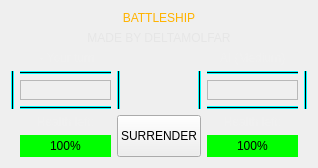
      <widget class="QWidget" name="page_MultiPlayerGameplay">
       <layout class="QGridLayout" name="gridLayout_5">
        <item row="0" column="1" colspan="6">
         <widget class="QLabel" name="label_23">
          <property name="sizePolicy">
           <sizepolicy hsizetype="Expanding" vsizetype="Maximum">
            <horstretch>0</horstretch>
            <verstretch>0</verstretch>
           </sizepolicy>
          </property>
          <property name="styleSheet">
           <string notr="true">font: 900 36pt &quot;Arial&quot;;
color: rgb(255, 179, 0);
border-color: rgb(0, 0, 0);</string>
          </property>
          <property name="text">
           <string>BATTLESHIP</string>
          </property>
          <property name="alignment">
           <set>Qt::AlignCenter</set>
          </property>
         </widget>
        </item>
        <item row="1" column="1" colspan="6">
         <widget class="QLabel" name="label_25">
          <property name="sizePolicy">
           <sizepolicy hsizetype="Preferred" vsizetype="Maximum">
            <horstretch>0</horstretch>
            <verstretch>0</verstretch>
           </sizepolicy>
          </property>
          <property name="styleSheet">
           <string notr="true">font: 600 italic 9pt &quot;Sitka Display Semibold&quot;;
color: rgb(230, 230, 230);</string>
          </property>
          <property name="lineWidth">
           <number>0</number>
          </property>
          <property name="text">
           <string>MADE BY DELTAMOLFAR</string>
          </property>
          <property name="alignment">
           <set>Qt::AlignCenter</set>
          </property>
         </widget>
        </item>
        <item row="2" column="1">
         <widget class="QLabel" name="label_MultiPlayer_UserName">
          <property name="sizePolicy">
           <sizepolicy hsizetype="Preferred" vsizetype="Fixed">
            <horstretch>0</horstretch>
            <verstretch>0</verstretch>
           </sizepolicy>
          </property>
          <property name="styleSheet">
           <string notr="true">font: 700 16px &quot;Consolas&quot;;
color: rgb(240, 240, 240);</string>
          </property>
          <property name="text">
           <string>&lt;NAME&gt; - Your turn</string>
          </property>
          <property name="alignment">
           <set>Qt::AlignCenter</set>
          </property>
         </widget>
        </item>
        <item row="2" column="6">
         <widget class="QLabel" name="label_MultiPlayer_EnemyName">
          <property name="sizePolicy">
           <sizepolicy hsizetype="Preferred" vsizetype="Fixed">
            <horstretch>0</horstretch>
            <verstretch>0</verstretch>
           </sizepolicy>
          </property>
          <property name="styleSheet">
           <string notr="true">font: 700 16px &quot;Consolas&quot;;
color: rgb(240, 240, 240);</string>
          </property>
          <property name="text">
           <string>AI (Medium)</string>
          </property>
          <property name="alignment">
           <set>Qt::AlignCenter</set>
          </property>
         </widget>
        </item>
        <item row="3" column="0" rowspan="4">
         <widget class="Line" name="line_20">
          <property name="styleSheet">
           <string notr="true">background-color: rgb(0, 255, 255);</string>
          </property>
          <property name="frameShadow">
           <enum>QFrame::Plain</enum>
          </property>
          <property name="orientation">
           <enum>Qt::Vertical</enum>
          </property>
         </widget>
        </item>
        <item row="3" column="1">
         <widget class="Line" name="line_15">
          <property name="styleSheet">
           <string notr="true">background-color: rgb(0, 255, 255);</string>
          </property>
          <property name="frameShadow">
           <enum>QFrame::Plain</enum>
          </property>
          <property name="orientation">
           <enum>Qt::Horizontal</enum>
          </property>
         </widget>
        </item>
        <item row="3" column="2" rowspan="4">
         <widget class="Line" name="line_16">
          <property name="styleSheet">
           <string notr="true">background-color: rgb(0, 255, 255);</string>
          </property>
          <property name="frameShadow">
           <enum>QFrame::Plain</enum>
          </property>
          <property name="orientation">
           <enum>Qt::Vertical</enum>
          </property>
         </widget>
        </item>
        <item row="3" column="5" rowspan="4">
         <widget class="Line" name="line_13">
          <property name="styleSheet">
           <string notr="true">background-color: rgb(0, 255, 255);</string>
          </property>
          <property name="frameShadow">
           <enum>QFrame::Plain</enum>
          </property>
          <property name="orientation">
           <enum>Qt::Vertical</enum>
          </property>
         </widget>
        </item>
        <item row="3" column="6">
         <widget class="Line" name="line_18">
          <property name="styleSheet">
           <string notr="true">background-color: rgb(0, 255, 255);</string>
          </property>
          <property name="frameShadow">
           <enum>QFrame::Plain</enum>
          </property>
          <property name="orientation">
           <enum>Qt::Horizontal</enum>
          </property>
         </widget>
        </item>
        <item row="3" column="7" rowspan="4">
         <widget class="Line" name="line_17">
          <property name="styleSheet">
           <string notr="true">background-color: rgb(0, 255, 255);</string>
          </property>
          <property name="frameShadow">
           <enum>QFrame::Plain</enum>
          </property>
          <property name="orientation">
           <enum>Qt::Vertical</enum>
          </property>
         </widget>
        </item>
        <item row="4" column="1" rowspan="2">
         <widget class="QFrame" name="frame_MultiPlayer_UserFrame">
          <property name="sizePolicy">
           <sizepolicy hsizetype="Expanding" vsizetype="Preferred">
            <horstretch>5</horstretch>
            <verstretch>0</verstretch>
           </sizepolicy>
          </property>
          <property name="styleSheet">
           <string notr="true">
image: url(:/new/prefix1/res/ship_hard.png);
</string>
          </property>
          <property name="frameShape">
           <enum>QFrame::StyledPanel</enum>
          </property>
          <property name="frameShadow">
           <enum>QFrame::Raised</enum>
          </property>
         </widget>
        </item>
        <item row="4" column="3" colspan="2">
         <widget class="QLabel" name="label_26">
          <property name="styleSheet">
           <string notr="true">font: 700 16px &quot;Consolas&quot;;
color: rgb(240, 240, 240);</string>
          </property>
          <property name="text">
           <string/>
          </property>
          <property name="alignment">
           <set>Qt::AlignBottom|Qt::AlignHCenter</set>
          </property>
         </widget>
        </item>
        <item row="4" column="6" rowspan="2">
         <widget class="QFrame" name="frame_MultiPlayer_EnemyFrame">
          <property name="sizePolicy">
           <sizepolicy hsizetype="Expanding" vsizetype="Preferred">
            <horstretch>5</horstretch>
            <verstretch>0</verstretch>
           </sizepolicy>
          </property>
          <property name="styleSheet">
           <string notr="true"/>
          </property>
          <property name="frameShape">
           <enum>QFrame::StyledPanel</enum>
          </property>
          <property name="frameShadow">
           <enum>QFrame::Raised</enum>
          </property>
         </widget>
        </item>
        <item row="6" column="1">
         <widget class="Line" name="line_19">
          <property name="styleSheet">
           <string notr="true">background-color: rgb(0, 255, 255);</string>
          </property>
          <property name="frameShadow">
           <enum>QFrame::Plain</enum>
          </property>
          <property name="orientation">
           <enum>Qt::Horizontal</enum>
          </property>
         </widget>
        </item>
        <item row="6" column="6">
         <widget class="Line" name="line_14">
          <property name="styleSheet">
           <string notr="true">background-color: rgb(0, 255, 255);</string>
          </property>
          <property name="frameShadow">
           <enum>QFrame::Plain</enum>
          </property>
          <property name="orientation">
           <enum>Qt::Horizontal</enum>
          </property>
         </widget>
        </item>
        <item row="7" column="1">
         <widget class="QLabel" name="label_24">
          <property name="sizePolicy">
           <sizepolicy hsizetype="Preferred" vsizetype="Fixed">
            <horstretch>0</horstretch>
            <verstretch>0</verstretch>
           </sizepolicy>
          </property>
          <property name="styleSheet">
           <string notr="true">font: 700 16px &quot;Consolas&quot;;
color: rgb(240, 240, 240);</string>
          </property>
          <property name="text">
           <string>Health left:</string>
          </property>
          <property name="alignment">
           <set>Qt::AlignCenter</set>
          </property>
         </widget>
        </item>
        <item row="7" column="2" rowspan="2" colspan="4">
         <widget class="QPushButton" name="pushButton_MultiPlayer_Surrender">
          <property name="sizePolicy">
           <sizepolicy hsizetype="Expanding" vsizetype="Minimum">
            <horstretch>1</horstretch>
            <verstretch>0</verstretch>
           </sizepolicy>
          </property>
          <property name="styleSheet">
           <string notr="true"/>
          </property>
          <property name="text">
           <string>SURRENDER</string>
          </property>
         </widget>
        </item>
        <item row="7" column="6">
         <widget class="QLabel" name="label_22">
          <property name="sizePolicy">
           <sizepolicy hsizetype="Preferred" vsizetype="Fixed">
            <horstretch>0</horstretch>
            <verstretch>0</verstretch>
           </sizepolicy>
          </property>
          <property name="styleSheet">
           <string notr="true">font: 700 16px &quot;Consolas&quot;;
color: rgb(240, 240, 240);</string>
          </property>
          <property name="text">
           <string>Health left:</string>
          </property>
          <property name="alignment">
           <set>Qt::AlignCenter</set>
          </property>
         </widget>
        </item>
        <item row="8" column="1">
         <widget class="QProgressBar" name="progressBar_MultiPlayer_User">
          <property name="styleSheet">
           <string notr="true">QProgressBar {
	text-align: center;
	font: 700 16px &quot;Consolas&quot;;
	background-color: rgb(220, 220, 220);
}
 QProgressBar::chunk {
    background-color: rgb(0,255,0);
    width: 1px;
 }</string>
          </property>
          <property name="value">
           <number>100</number>
          </property>
         </widget>
        </item>
        <item row="8" column="6">
         <widget class="QProgressBar" name="progressBar_MultiPlayer_Enemy">
          <property name="styleSheet">
           <string notr="true">QProgressBar {
	text-align: center;
	font: 700 16px &quot;Consolas&quot;;
	background-color: rgb(220, 220, 220);
}
 QProgressBar::chunk {
    background-color: rgb(0,255,0);
    width: 1px;
 }</string>
          </property>
          <property name="value">
           <number>100</number>
          </property>
         </widget>
        </item>
       </layout>
      </widget>
